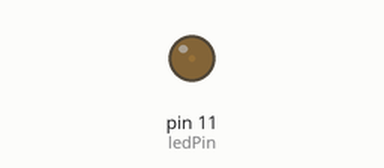
The sketch below on a simulated Arduino Uno, built with avr-gcc and run on an emulated ATmega328P. On the bench: output pins drawn as LEDs (lit = HIGH).

Above: at 0.05 s.
At 0.95 s:
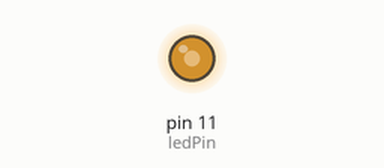
At 1.4 s:
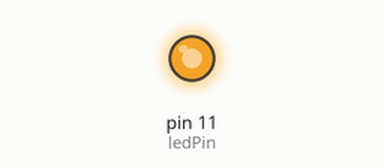
At 2.75 s:
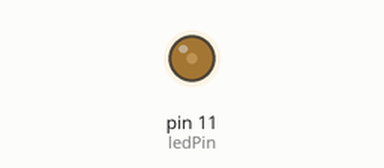
Timing chart, 0 to 7.2 s (numbered marks = the images above):
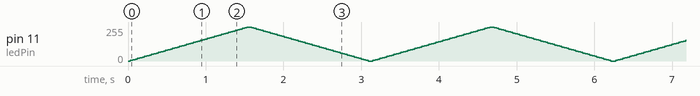

The sketch:

PWM.ino
```cpp
/*
 * PWM 调控灯光亮度实验
 * PWM:脉冲宽度调制，简称脉宽调制，是一种对模拟信号电平进行数字编码的方法
 * PWM被用在调光工具，电机调试速，声音的制作等
 * Arduino有6个PWM接口：3、5、6、9、10、11，即数字前带~标志
 */
 int ledPin = 11;
 int potPin = 0;//定义模拟接口0
 int val = 0;//暂存来自传感器的变量数值

void setup() {
  // put your setup code here, to run once:
  pinMode(ledPin,OUTPUT);
  Serial.begin(9600);
  //注意，模拟接口自动设置为输入
}

void loop(){
  for(int fadeValue = 0; fadeValue <= 255; fadeValue += 5){
    analogWrite(ledPin,fadeValue);
    delay(30);
  }

  for(int fadeValue = 255; fadeValue >=0;fadeValue -=5){
    analogWrite(ledPin,fadeValue);
    delay(30);
  }
}
//void loop() {
//  // put your main code here, to run repeatedly:
//  //LED逐渐变亮
//  for(int fadeValue = 0; fadeValue <= 255; fadeValue += 5){
//    analogWrite(ledPin,fadeValue);
//    int time = analogRead(potPin/5);
//    delay(time);
//  }
//  //LED逐渐变暗
//  for(int fadeValue = 255; fadeValue >=0;fadeValue -=5){
//    analogWrite(ledPin,fadeValue);
//    delay(analogRead(potPin/5));
//  }
////  val = analogRead(potPin);//读取传感器的模拟值并赋值给val
////  Serial.println(val);//显示val值
////  analogWrite(ledPin,val/4);//打开LED并设置亮度
////  delay(100);
//}
```
